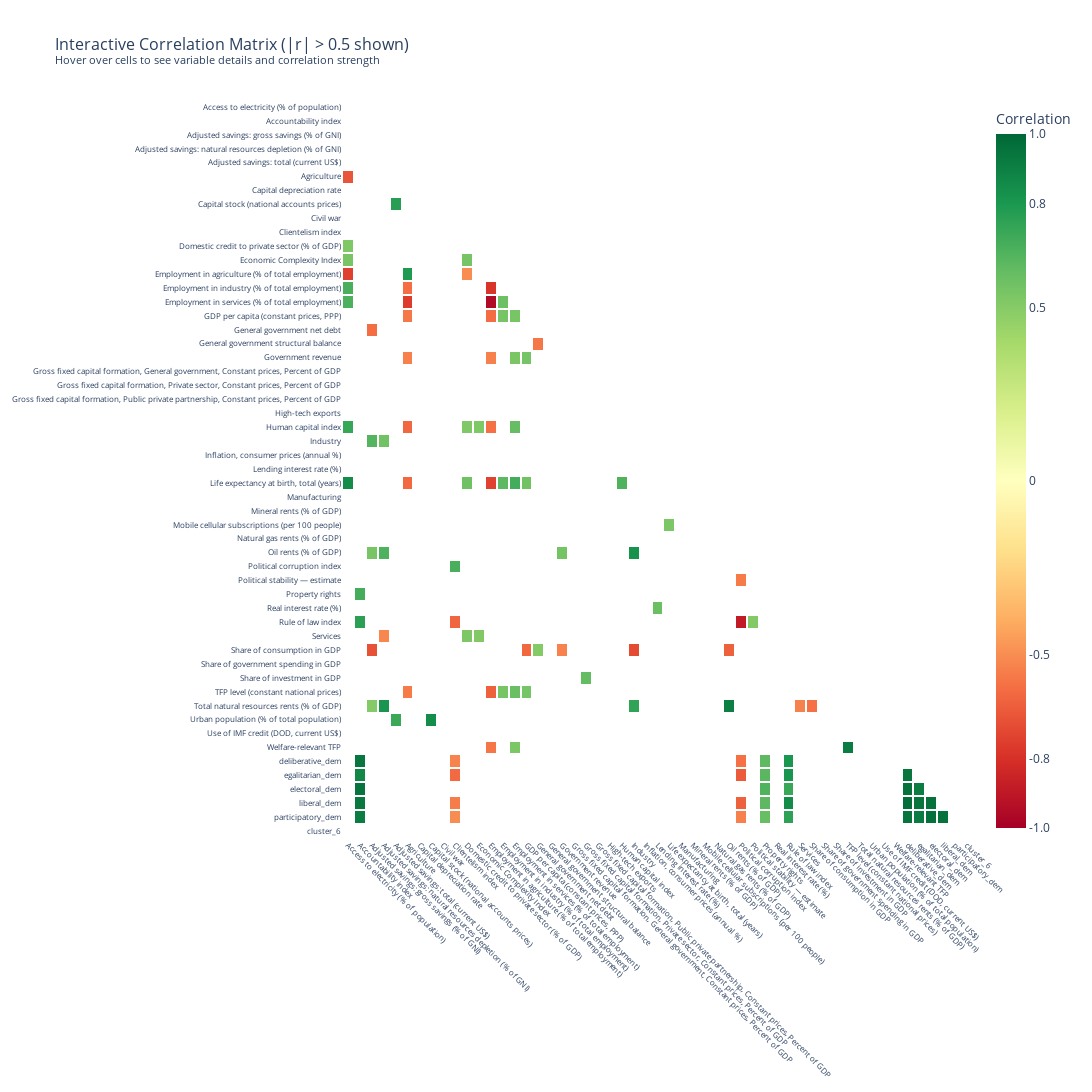

Notebook code cell kept with this figure:
### Code cell
import pandas as pd
import numpy as np
import plotly.graph_objects as go

# Get all numeric indicator columns (exclude identifiers)
exclude_cols = ['Country Code', 'Country Name', 'Year']
indicator_cols = [c for c in cmaster.columns if c not in exclude_cols]

# Calculate correlation matrix using pairwise complete observations
corr_matrix = cmaster[indicator_cols].corr(method='pearson')

# Create a matrix for sample sizes (pairwise N)
n_matrix = pd.DataFrame(index=indicator_cols, columns=indicator_cols, dtype=float)
for i, var1 in enumerate(indicator_cols):
    for j, var2 in enumerate(indicator_cols):
        n_matrix.loc[var1, var2] = cmaster[[var1, var2]].dropna().shape[0]

# Mask correlations below 0.5 for display
corr_display = corr_matrix.copy()
corr_display[abs(corr_display) < 0.5] = np.nan

# Mask upper triangle (keep only lower triangle)
mask_upper = np.triu(np.ones_like(corr_display, dtype=bool), k=0)
corr_display = corr_display.mask(mask_upper)

# Create hover text matrix (lower triangle only)
hover_text = []
for i, var1 in enumerate(indicator_cols):
    row_text = []
    for j, var2 in enumerate(indicator_cols):
        corr_val = corr_matrix.iloc[i, j]
        n_val = int(n_matrix.iloc[i, j])
        
        # Only show hover info for lower triangle
        if i > j:
            if abs(corr_val) >= 0.5:
                strength = "Very Strong" if abs(corr_val) >= 0.8 else "Strong"
                direction = "Positive" if corr_val > 0 else "Negative"
                text = (
                    f"<b>Variable 1:</b> {var1}<br>"
                    f"<b>Variable 2:</b> {var2}<br>"
                    f"<b>Correlation:</b> {corr_val:.3f}<br>"
                    f"<b>Strength:</b> {strength} {direction}<br>"
                    f"<b>N (pairwise obs):</b> {n_val}"
                )
            else:
                text = (
                    f"<b>Variable 1:</b> {var1}<br>"
                    f"<b>Variable 2:</b> {var2}<br>"
                    f"<b>Correlation:</b> {corr_val:.3f}<br>"
                    f"<b>Strength:</b> Weak (|r| < 0.5)<br>"
                    f"<b>N (pairwise obs):</b> {n_val}"
                )
        else:
            text = ""  # Empty for upper triangle and diagonal
        row_text.append(text)
    hover_text.append(row_text)

# Create the interactive heatmap
fig = go.Figure(data=go.Heatmap(
    z=corr_display.values,
    x=indicator_cols,
    y=indicator_cols,
    hovertext=hover_text,
    hoverinfo='text',
    colorscale='RdYlGn',
    zmid=0,
    zmin=-1,
    zmax=1,
    colorbar=dict(
        title='Correlation',
        tickvals=[-1, -0.8, -0.5, 0, 0.5, 0.8, 1],
        ticktext=['-1.0', '-0.8', '-0.5', '0', '0.5', '0.8', '1.0']
    ),
    xgap=2,
    ygap=2
))

# Update layout
fig.update_layout(
    title=dict(
        text='Interactive Correlation Matrix (|r| > 0.5 shown)<br><sup>Hover over cells to see variable details and correlation strength</sup>',
        font=dict(size=16)
    ),
    width=1200,
    height=1100,
    xaxis=dict(
        tickangle=45,
        tickfont=dict(size=8),
        side='bottom',
        tickmode='array',
        tickvals=list(range(len(indicator_cols))),
        ticktext=indicator_cols
    ),
    yaxis=dict(
        tickfont=dict(size=8),
        autorange='reversed',
        tickmode='array',
        tickvals=list(range(len(indicator_cols))),
        ticktext=indicator_cols
    ),
    plot_bgcolor='white'
)



# Show plot
fig.show()

# Save as interactive HTML
fig.write_html('correlation_matrix_interactive.html')
print("\nInteractive correlation matrix saved as 'correlation_matrix_interactive.html'")
print("Open this file in a browser for full interactivity!")
print("\nFeatures:")
print("  - Hover over any cell to see full variable names and correlation details")
print("  - Cells with |r| < 0.5 shown as blank (but still hoverable)")
print("  - Cells with |r| > 0.8 have correlation values annotated")
print("  - Zoom, pan, and download options available in toolbar")

### Figure 1 — Plotly figure (JSON) as saved in the notebook; plotly's stock layout.template omitted (floating-point values rounded to 4 significant figures; data arrays with more than 128 entries replaced by an {"elided": "..."} marker saying what was removed)
{"data": [{"colorbar": {"ticktext": ["-1.0", "-0.8", "-0.5", "0", "0.5", "0.8", "1.0"], "tickvals": [-1, -0.8, -0.5, 0, 0.5, 0.8, 1], "title": {"text": "Correlation"}}, "colorscale": [[0, "rgb(165,0,38)"], [0.1, "rgb(215,48,39)"], [0.2, "rgb(244,109,67)"], [0.3, "rgb(253,174,97)"], [0.4, "rgb(254,224,139)"], [0.5, "rgb(255,255,191)"], [0.6, "rgb(217,239,139)"], [0.7, "rgb(166,217,106)"], [0.8, "rgb(102,189,99)"], [0.9, "rgb(26,152,80)"], [1, "rgb(0,104,55)"]], "hoverinfo": "text", "hovertext": {"elided": "53x53 str values"}, "type": "heatmap", "x": ["Access to electricity (% of population)", "Accountability index", "Adjusted savings: gross savings (% of GNI)", "Adjusted savings: natural resources depletion (% of GNI)", "Adjusted savings: total (current US$)", "Agriculture", "Capital depreciation rate", "Capital stock (national accounts prices)", "Civil war", "Clientelism index", "Domestic credit to private sector (% of GDP)", "Economic Complexity Index", "Employment in agriculture (% of total employment)", "Employment in industry (% of total employment)", "Employment in services (% of total employment)", "GDP per capita (constant prices, PPP)", "General government net debt", "General government structural balance", "Government revenue", "Gross fixed capital formation, General government, Constant prices, Percent of GDP", "Gross fixed capital formation, Private sector, Constant prices, Percent of GDP", "Gross fixed capital formation, Public private partnership, Constant prices, Percent of GDP", "High-tech exports", "Human capital index", "Industry", "Inflation, consumer prices (annual %)", "Lending interest rate (%)", "Life expectancy at birth, total (years)", "Manufacturing", "Mineral rents (% of GDP)", "Mobile cellular subscriptions (per 100 people)", "Natural gas rents (% of GDP)", "Oil rents (% of GDP)", "Political corruption index", "Political stability — estimate", "Property rights", "Real interest rate (%)", "Rule of law index", "Services", "Share of consumption in GDP", "Share of government spending in GDP", "Share of investment in GDP", "TFP level (constant national prices)", "Total natural resources rents (% of GDP)", "Urban population (% of total population)", "Use of IMF credit (DOD, current US$)", "Welfare-relevant TFP", "deliberative_dem", "egalitarian_dem", "electoral_dem", "liberal_dem", "participatory_dem", "cluster_6"], "xgap": 2, "y": ["Access to electricity (% of population)", "Accountability index", "Adjusted savings: gross savings (% of GNI)", "Adjusted savings: natural resources depletion (% of GNI)", "Adjusted savings: total (current US$)", "Agriculture", "Capital depreciation rate", "Capital stock (national accounts prices)", "Civil war", "Clientelism index", "Domestic credit to private sector (% of GDP)", "Economic Complexity Index", "Employment in agriculture (% of total employment)", "Employment in industry (% of total employment)", "Employment in services (% of total employment)", "GDP per capita (constant prices, PPP)", "General government net debt", "General government structural balance", "Government revenue", "Gross fixed capital formation, General government, Constant prices, Percent of GDP", "Gross fixed capital formation, Private sector, Constant prices, Percent of GDP", "Gross fixed capital formation, Public private partnership, Constant prices, Percent of GDP", "High-tech exports", "Human capital index", "Industry", "Inflation, consumer prices (annual %)", "Lending interest rate (%)", "Life expectancy at birth, total (years)", "Manufacturing", "Mineral rents (% of GDP)", "Mobile cellular subscriptions (per 100 people)", "Natural gas rents (% of GDP)", "Oil rents (% of GDP)", "Political corruption index", "Political stability — estimate", "Property rights", "Real interest rate (%)", "Rule of law index", "Services", "Share of consumption in GDP", "Share of government spending in GDP", "Share of investment in GDP", "TFP level (constant national prices)", "Total natural resources rents (% of GDP)", "Urban population (% of total population)", "Use of IMF credit (DOD, current US$)", "Welfare-relevant TFP", "deliberative_dem", "egalitarian_dem", "electoral_dem", "liberal_dem", "participatory_dem", "cluster_6"], "ygap": 2, "z": {"elided": "53x53 float values"}, "zmax": 1, "zmid": 0, "zmin": -1}], "layout": {"height": 1100, "plot_bgcolor": "white", "title": {"font": {"size": 16}, "text": "Interactive Correlation Matrix (|r| > 0.5 shown)<br><sup>Hover over cells to see variable details and correlation strength</sup>"}, "width": 1200, "xaxis": {"side": "bottom", "tickangle": 45, "tickfont": {"size": 8}, "tickmode": "array", "ticktext": ["Access to electricity (% of population)", "Accountability index", "Adjusted savings: gross savings (% of GNI)", "Adjusted savings: natural resources depletion (% of GNI)", "Adjusted savings: total (current US$)", "Agriculture", "Capital depreciation rate", "Capital stock (national accounts prices)", "Civil war", "Clientelism index", "Domestic credit to private sector (% of GDP)", "Economic Complexity Index", "Employment in agriculture (% of total employment)", "Employment in industry (% of total employment)", "Employment in services (% of total employment)", "GDP per capita (constant prices, PPP)", "General government net debt", "General government structural balance", "Government revenue", "Gross fixed capital formation, General government, Constant prices, Percent of GDP", "Gross fixed capital formation, Private sector, Constant prices, Percent of GDP", "Gross fixed capital formation, Public private partnership, Constant prices, Percent of GDP", "High-tech exports", "Human capital index", "Industry", "Inflation, consumer prices (annual %)", "Lending interest rate (%)", "Life expectancy at birth, total (years)", "Manufacturing", "Mineral rents (% of GDP)", "Mobile cellular subscriptions (per 100 people)", "Natural gas rents (% of GDP)", "Oil rents (% of GDP)", "Political corruption index", "Political stability — estimate", "Property rights", "Real interest rate (%)", "Rule of law index", "Services", "Share of consumption in GDP", "Share of government spending in GDP", "Share of investment in GDP", "TFP level (constant national prices)", "Total natural resources rents (% of GDP)", "Urban population (% of total population)", "Use of IMF credit (DOD, current US$)", "Welfare-relevant TFP", "deliberative_dem", "egalitarian_dem", "electoral_dem", "liberal_dem", "participatory_dem", "cluster_6"], "tickvals": [0, 1, 2, 3, 4, 5, 6, 7, 8, 9, 10, 11, 12, 13, 14, 15, 16, 17, 18, 19, 20, 21, 22, 23, 24, 25, 26, 27, 28, 29, 30, 31, 32, 33, 34, 35, 36, 37, 38, 39, 40, 41, 42, 43, 44, 45, 46, 47, 48, 49, 50, 51, 52]}, "yaxis": {"autorange": "reversed", "tickfont": {"size": 8}, "tickmode": "array", "ticktext": ["Access to electricity (% of population)", "Accountability index", "Adjusted savings: gross savings (% of GNI)", "Adjusted savings: natural resources depletion (% of GNI)", "Adjusted savings: total (current US$)", "Agriculture", "Capital depreciation rate", "Capital stock (national accounts prices)", "Civil war", "Clientelism index", "Domestic credit to private sector (% of GDP)", "Economic Complexity Index", "Employment in agriculture (% of total employment)", "Employment in industry (% of total employment)", "Employment in services (% of total employment)", "GDP per capita (constant prices, PPP)", "General government net debt", "General government structural balance", "Government revenue", "Gross fixed capital formation, General government, Constant prices, Percent of GDP", "Gross fixed capital formation, Private sector, Constant prices, Percent of GDP", "Gross fixed capital formation, Public private partnership, Constant prices, Percent of GDP", "High-tech exports", "Human capital index", "Industry", "Inflation, consumer prices (annual %)", "Lending interest rate (%)", "Life expectancy at birth, total (years)", "Manufacturing", "Mineral rents (% of GDP)", "Mobile cellular subscriptions (per 100 people)", "Natural gas rents (% of GDP)", "Oil rents (% of GDP)", "Political corruption index", "Political stability — estimate", "Property rights", "Real interest rate (%)", "Rule of law index", "Services", "Share of consumption in GDP", "Share of government spending in GDP", "Share of investment in GDP", "TFP level (constant national prices)", "Total natural resources rents (% of GDP)", "Urban population (% of total population)", "Use of IMF credit (DOD, current US$)", "Welfare-relevant TFP", "deliberative_dem", "egalitarian_dem", "electoral_dem", "liberal_dem", "participatory_dem", "cluster_6"], "tickvals": [0, 1, 2, 3, 4, 5, 6, 7, 8, 9, 10, 11, 12, 13, 14, 15, 16, 17, 18, 19, 20, 21, 22, 23, 24, 25, 26, 27, 28, 29, 30, 31, 32, 33, 34, 35, 36, 37, 38, 39, 40, 41, 42, 43, 44, 45, 46, 47, 48, 49, 50, 51, 52]}}}
